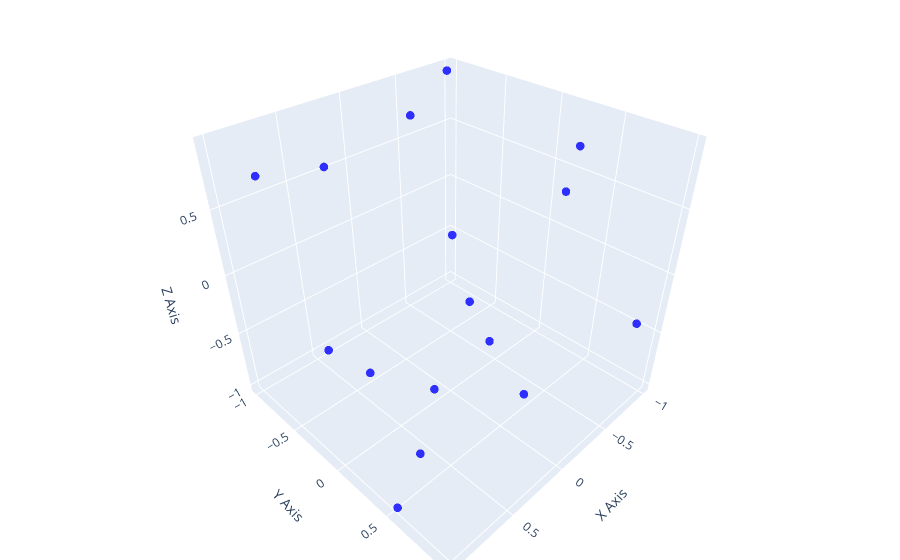

Here is the notebook cell this chart was saved with:
### Code cell
a_list = []
b_list = []
points = []
allem = []
l_map = {}
for i in range(0, 32):
    l_map[i] = 0

for c in ci_list[:64]: 
    if (c.d_set == 3):
        _x = Fraction(c.a, c.c)
        _y = Fraction(c.b, c.c)
        a_mod = (c.c % c.a) / c.n
        b_mod = (c.c % c.b) / c.n
        p_list = [(-_x, -_y), (-_x, _y), (_x, -_y)]
        aa = Fraction(math.dist([-_x, _y], [-_x, -_y])).limit_denominator()
        bb = Fraction(math.dist([-_x, -_y], [_x, -_y])).limit_denominator()
        cc = Fraction(math.dist([-_x, _y], [_x, -_y])).limit_denominator()
        u = int((((c.a % c.n) - (c.b % c.n) - (c.c % c.n))))
        d = (int(((c.a % c.n) + (c.b % c.n) + (c.c % c.n))))
        points.append((math.sin(c.a / c.n), math.cos((c.b / c.n)),  math.cos(c.c / c.n)))
        d_factors = prime_factors(d)
        u_factors = prime_factors(u)
        two_count = 0
        for i in range(len(d_factors)):
            if d_factors[i] == 2:
                two_count += 1
        print(c.n, '\t', f"{(c.a % c.n, (c.b % c.n),  (c.c % c.n))}",'\t\t', (c.a + c.b + c.c) / c.n, '\t', (u, d), '\t', f'{(u * d)}', '\t', ((u * d) / c.n**2), '\t', ())
plot_3d_points_interactive(points)

### Figure 1 — Plotly figure (JSON) as saved in the notebook; plotly's stock layout.template omitted (floating-point values rounded to 4 significant figures)
{"data": [{"marker": {"color": "blue", "opacity": 0.8, "size": 5}, "mode": "markers", "type": "scatter3d", "x": [0.1411, -0.9589, 0.657, 0.4121, -1.0, 0.4202, 0.6503, -0.9614, 0.1499, 0.8367, -0.8462, -0.1324, 0.9564, -0.6636, -0.404, 0.9999], "y": [-0.0292, -0.9995, -0.09685, 0.9863, 0.2328, -0.9539, -0.3662, 0.9025, 0.493, -0.8332, -0.6104, 0.7471, 0.7158, -0.6461, -0.807, 0.5321], "z": [-0.9668, 0.9233, -0.5061, -0.113, 0.6862, -0.9852, 0.8915, -0.4425, -0.1825, 0.7349, -0.9947, 0.8585, -0.3808, -0.2485, 0.7789, -0.9993]}], "layout": {"margin": {"b": 0, "l": 0, "r": 0, "t": 0}, "scene": {"xaxis": {"title": {"text": "X Axis"}}, "yaxis": {"title": {"text": "Y Axis"}}, "zaxis": {"title": {"text": "Z Axis"}}}, "title": {"text": "3D Scatter Plot of Points"}}}
